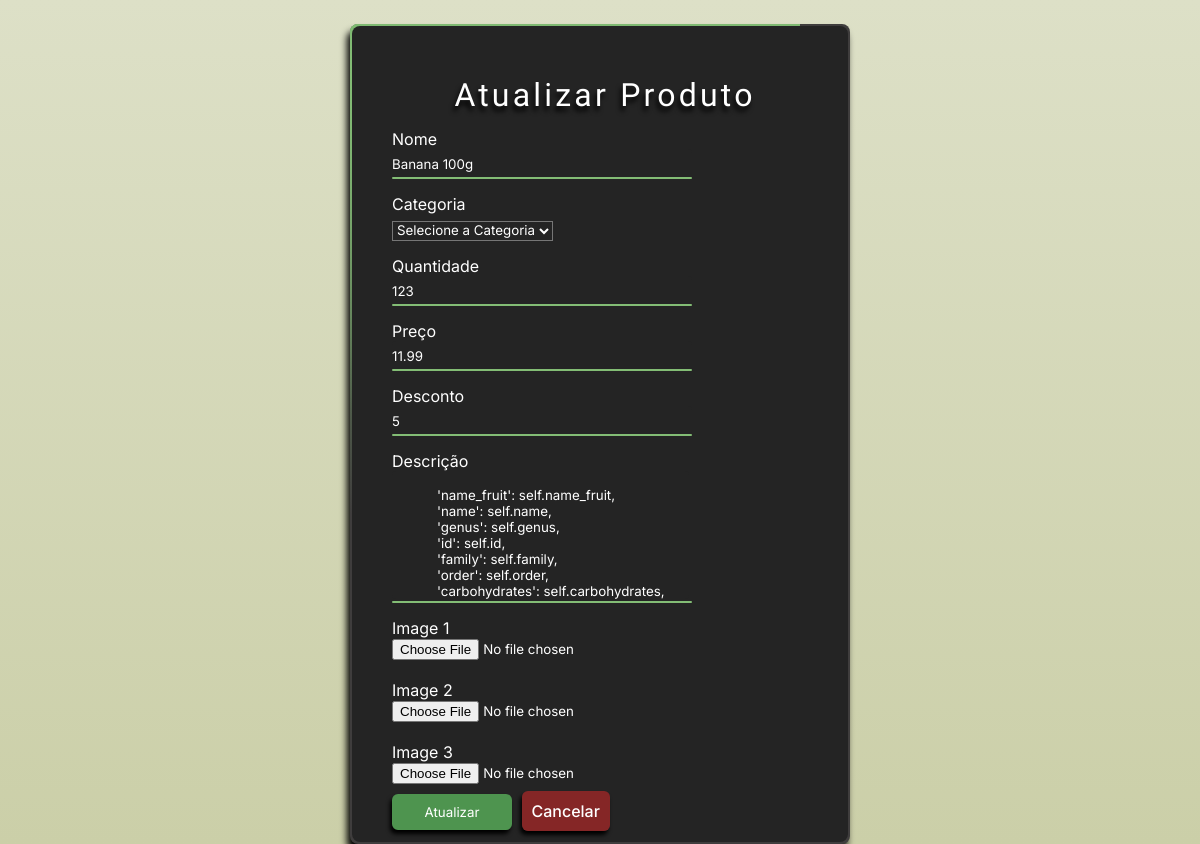
The page /updateproduct/1 on the database as committed earlier.
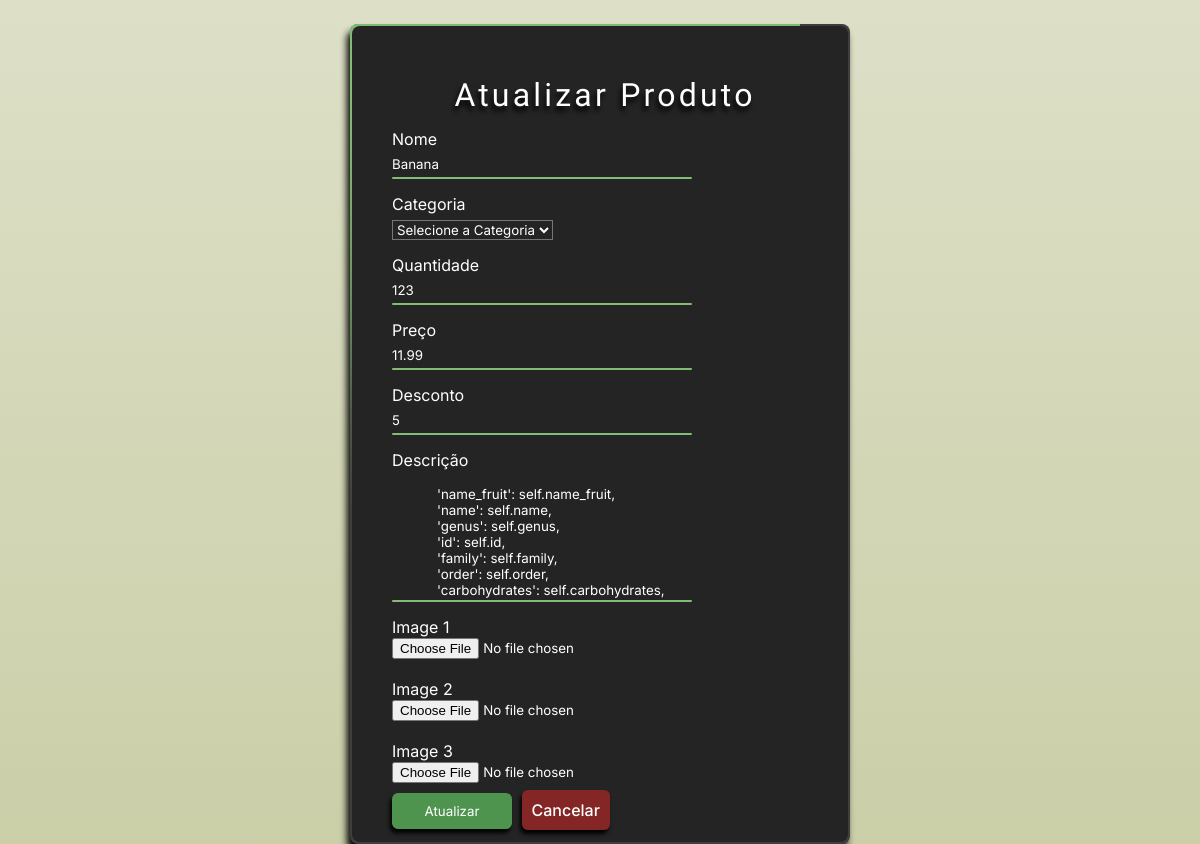
The same page on the database as committed later.
### shop/produtos/models.py (models this page shows, shortened)
class AddProduct(db.Model):
    __searchable__= ['name','desc']
    id= db.Column(db.Integer, primary_key=True)
    name= db.Column(db.String(80), nullable=False)
    price= db.Column(db.Numeric(10,2), nullable=False)
    discount= db.Column(db.Integer, default=0)
    stock= db.Column(db.Integer, nullable=False)
    desc= db.Column(db.Text, nullable=False)
    pub_date= db.Column(db.DateTime, nullable=False, default=datetime.utcnow)
    category_id= db.Column(db.Integer, db.ForeignKey('category.id'), nullable=False)
    category= db.relationship('Category', backref=db.backref('categories', lazy=True))
    image_1= db.Column(db.String(150),nullable=False, default='image.jpg')
    image_2= db.Column(db.String(150),nullable=False, default='image.jpg')
    image_3= db.Column(db.String(150),nullable=False, default='image.jpg')

### shop/produtos/routes.py (the view, shortened to what this page needs)
@app.route('/updateproduct/<int:id>', methods=['GET', 'POST'])
def updateproduct(id):
    categories= Category.query.all()
    product= AddProduct.query.get_or_404(id)
    category= request.form.get('category')
    form= Addproducts(request.form)
    form.name.data= product.name
    form.price.data= product.price
    form.discount.data= product.discount
    form.stock.data= product.stock
    form.discription.data= product.desc
    return render_template('produtos/updateproduto.html', form=form, categories=categories, product=product)

### shop/produtos/forms.py
class Addproducts(Form):
    name= StringField('Nome',[validators.DataRequired()])
    price= DecimalField('Preço',[validators.DataRequired()])
    discount= IntegerField('Desconto', default=0)
    stock= IntegerField('Quantidade', [validators.DataRequired()])
    discription= TextAreaField('Descrição', [validators.DataRequired()])
    image_1= FileField('Image 1', validators=[FileAllowed(['jpg','png','gif','jpeg'])])
    image_2= FileField('Image 2', validators=[FileAllowed(['jpg','png','gif','jpeg'])])
    image_3= FileField('Image 3', validators=[FileAllowed(['jpg','png','gif','jpeg'])])

### shop/templates/produtos/updateproduto.html (shortened to what this page needs)
{% block content %}
<!DOCTYPE html>
<html lang="en">
<head>
    <link rel="stylesheet" href="{{ url_for('static', filename='css/addprod.css' ) }}">
</head>
<body>
    <div class="box">
        <div class="form">
            <h1>Atualizar Produto</h1>
            {% from "_formhelpers.html" import render_field %}
            <form method="POST" enctype="multipart/form-data">
                <div class="inputbox">
                    <div class="name">
                        {{ render_field(form.name, class='form-control') }}
                    </div>
                </div>
                <div class="inputbox">
                    <p style="font-family: Inter; margin-bottom: 5px;">Categoria</p>
                <select name="category" id="category" required>
                    <option value="" >Selecione a Categoria</option>
                </select>
                </div>
                <div class="inputbox">
                    <div class="stock">
                        {{ render_field(form.stock, class='form-control') }}
                    </div>
                </div>
                <div class="inputbox">
                    <div class="price">
                        {{ render_field(form.price, class='form-control') }}
                    </div>
                </div>
                <div class="inputbox">
                    <div class="price">
                        {{ render_field(form.discount, class='form-control') }}
                    </div>
                </div>
                <div class="inputbox">
                    <div class="desc">
                        {{ render_field(form.discription, class='form-control', rows='8') }}
                        <i></i>
                    </div>
                </div>
                <div class="inputbox">
                    <div class="imgs">
                        {{ render_field(form.image_1, class='form-control')}}
                        <br>
                        {{ render_field(form.image_2, class='form-control')}}
                        <br>
                        {{ render_field(form.image_3, class='form-control')}}
                    </div>
                </div>
                <button class="btn-sub" type="submit">Atualizar</button>
                <a class="btn-cancel"  href="{{url_for('admin')}}" style="text-decoration: none;">Cancelar</a>
            </form>
        </div>
    </div>
</body>
</html>
{% endblock content %}

Rows that differ between the two databases and show on the page:
changed AddProduct: name "Banana 100g" → "Banana"
